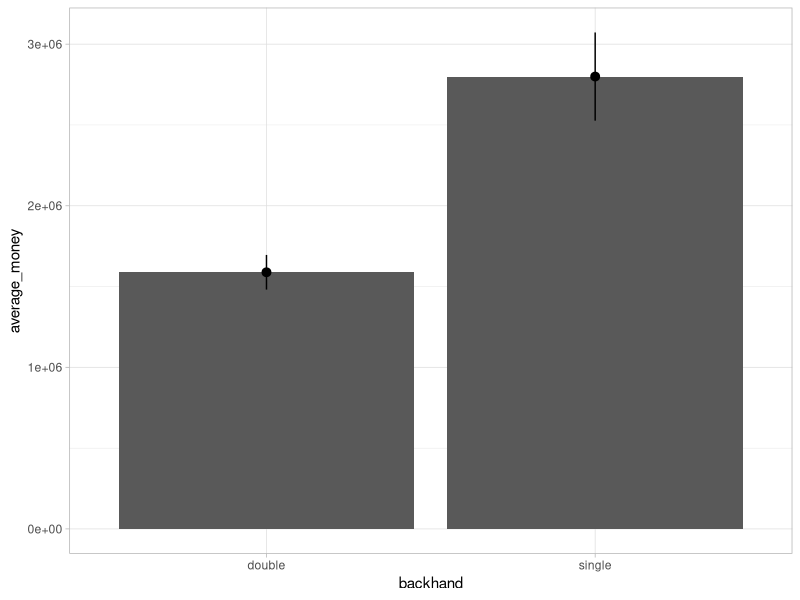

The R script that drew this image: (Note: this script raises an error after producing the figure.)
#backhand_type and money barchart

library(tidyverse)

tennis_players_data <- read_csv('data/huge_csv.csv')

backhand_filtered <- tennis_players_data |> 
  filter(!is.na(backhand)) |> 
  group_by(backhand) |>
  summarise(average_money = mean(prize_money),
            sd_money = sd(prize_money),
            n = n()) |>
  #mutate(margin_of_error = qt(0.975, df = n - 1) * (sd_money / sqrt(n)))
  mutate(
    se_money = sd_money / sqrt(n),
    lower_money = average_money - se_money,
    upper_money = average_money + se_money
  )

ggplot(data = backhand_filtered) +
  aes(x = backhand, y = average_money) +
  theme_light()+
  geom_col()+
  geom_pointrange(aes(ymin = lower_money, ymax = upper_money))


  
  annotate("text",                        
           x = 'single', y = 3000000, 
           label = "n = 480", 
           family = 'sans')+
  annotate("text", 
           x = 'double', y = 1700000, 
           label = "n = 1759", 
           family = 'sans') 